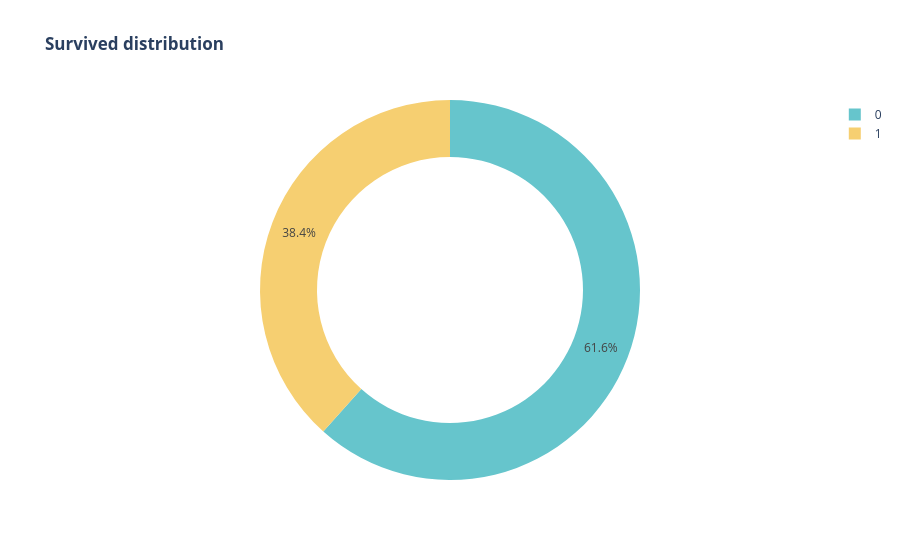

Source (notebook cell):
### Code cell
import plotly.express as px

def pie_plot():
    fig = px.pie(
        df,
        names='Survived',
        title='<b>Survived distribution </b>',
        color_discrete_sequence=px.colors.qualitative.Pastel,
        hole=0.7
    )
    fig.show()   # جوه الدالة

# استدعاء الدالة
pie_plot()

### Figure 1 — Plotly figure (JSON) as saved in the notebook; plotly's stock layout.template omitted (floating-point values rounded to 4 significant figures; data arrays with more than 128 entries replaced by an {"elided": "..."} marker saying what was removed)
{"data": [{"domain": {"x": [0, 1], "y": [0, 1]}, "hole": 0.7, "hovertemplate": "Survived=%{label}<extra></extra>", "labels": {"elided": "891 int values"}, "legendgroup": "", "name": "", "showlegend": true, "type": "pie"}], "layout": {"legend": {"tracegroupgap": 0}, "piecolorway": ["rgb(102, 197, 204)", "rgb(246, 207, 113)", "rgb(248, 156, 116)", "rgb(220, 176, 242)", "rgb(135, 197, 95)", "rgb(158, 185, 243)", "rgb(254, 136, 177)", "rgb(201, 219, 116)", "rgb(139, 224, 164)", "rgb(180, 151, 231)", "rgb(179, 179, 179)"], "title": {"text": "<b>Survived distribution </b>"}}}
